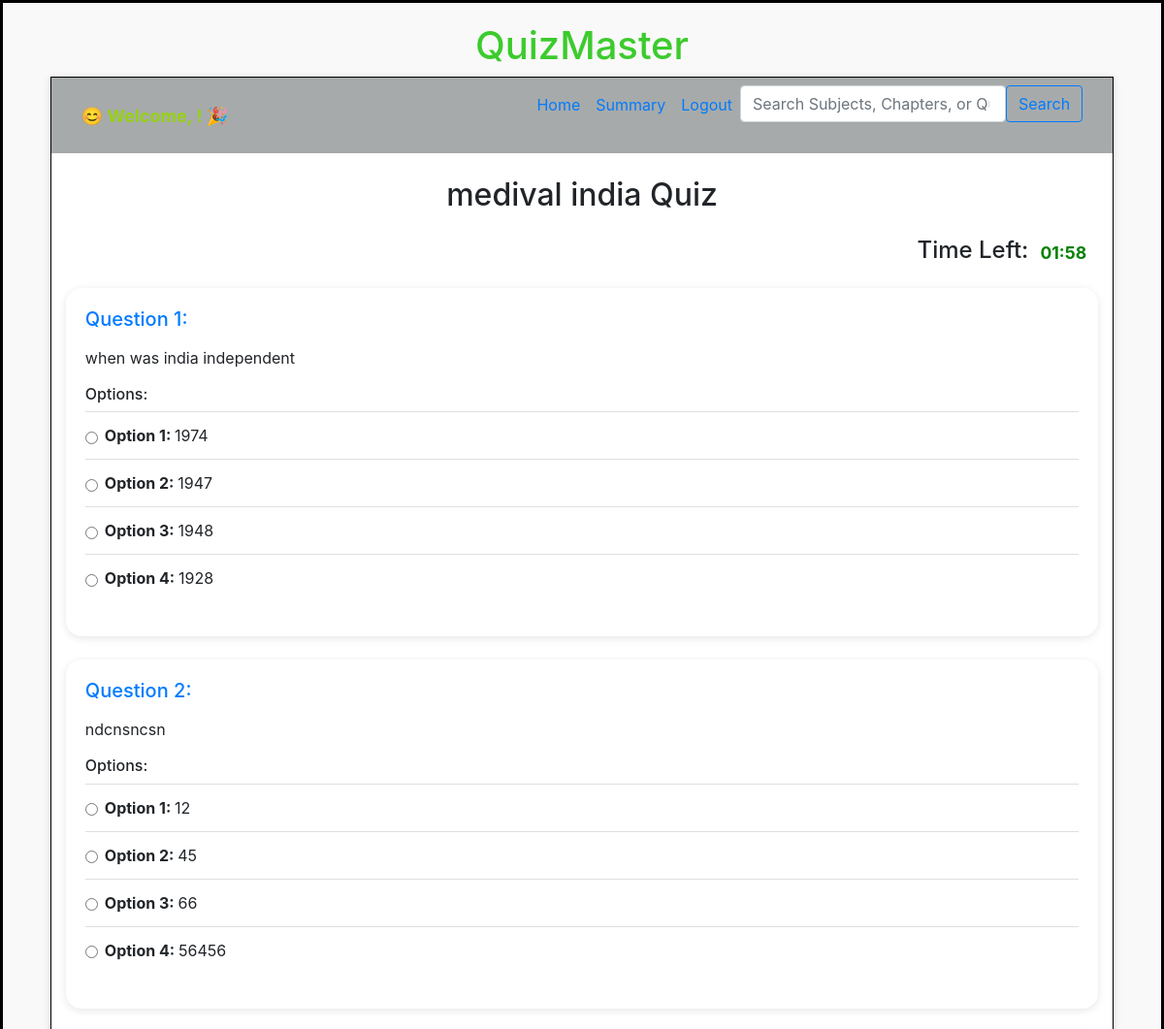
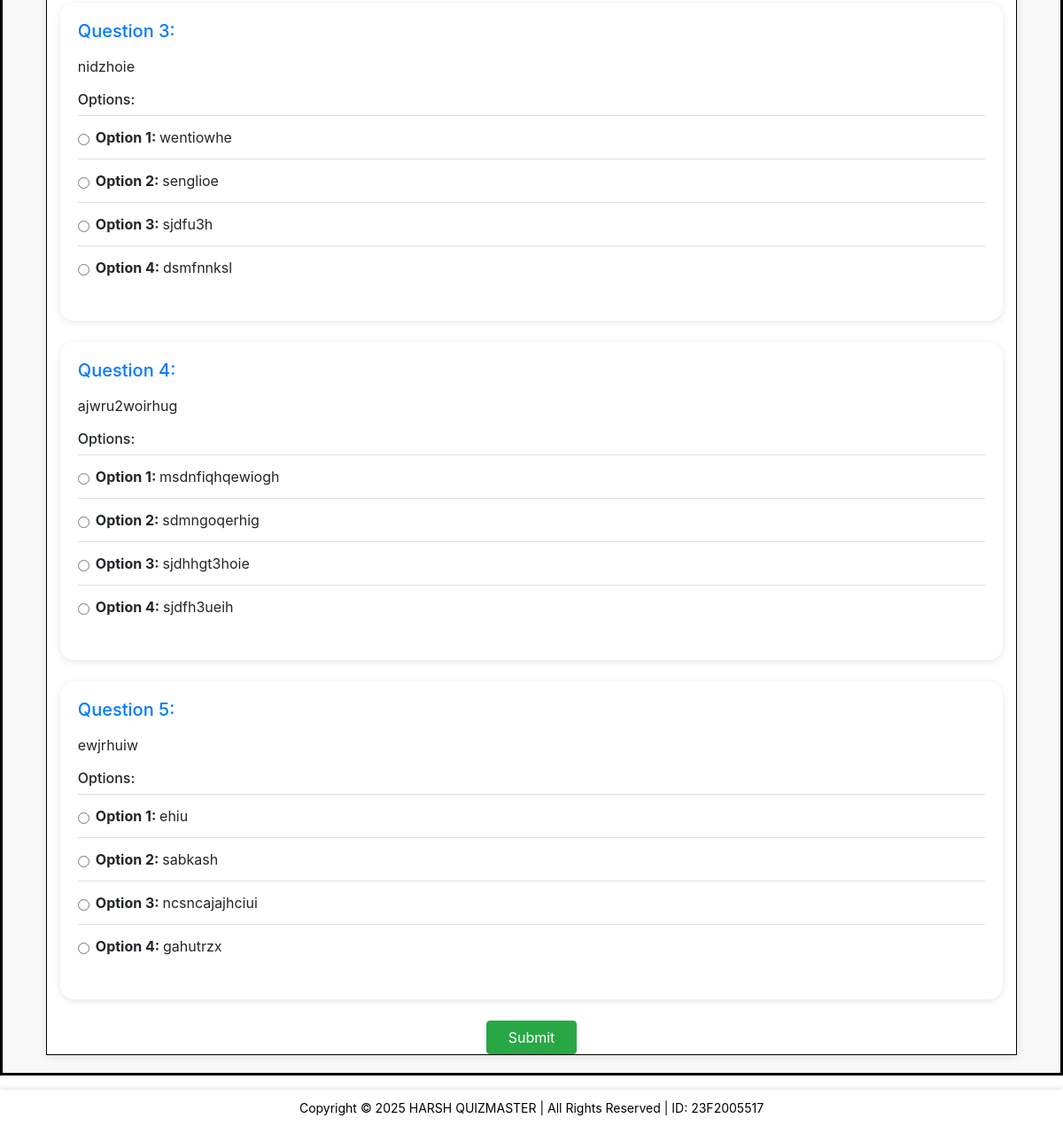
Page /questionss/2 on the committed database (2 pictures, top to bottom).
### backend/models.py (models this page shows)
class Quiz(db.Model):
    __tablename__ = "quiz"
    id = db.Column(db.Integer, primary_key=True)
    name = db.Column(db.String, nullable=False)
    date_of_quiz = db.Column(db.Date, nullable=False)
    time_duration = db.Column(db.Integer, nullable=False)
    remarks = db.Column(db.Text, nullable=True, default="No remarks")
    chapter_id = db.Column(db.Integer, db.ForeignKey("chapter.id"), nullable=False)
    scores = db.relationship("Score", cascade="all,delete", backref="quiz", lazy=True)
    questions = db.relationship("Question", cascade="all,delete", backref="quiz", lazy=True)

class Question(db.Model):
    __tablename__ = "question"
    id = db.Column(db.Integer, primary_key=True)
    question_statement = db.Column(db.Text, nullable=False)
    option1 = db.Column(db.Text, nullable=False)
    option2 = db.Column(db.Text, nullable=False)
    option3 = db.Column(db.Text, nullable=False)
    option4 = db.Column(db.Text, nullable=False)
    correct_option = db.Column(db.String, nullable=False)
    quiz_id = db.Column(db.Integer, db.ForeignKey("quiz.id"), nullable=False)

### backend/controllers.py (the view)
@app.route("/questionss/<int:quiz_id>", methods=["GET"])
def question_dashboard1(quiz_id):
    questions = Question.query.filter_by(quiz_id=quiz_id).all()
    quiz = Quiz.query.filter_by(id=quiz_id).first()
    return render_template("question_dashboard1.html", questions=questions, quiz=quiz)

### templates/question_dashboard1.html (shortened to what this page needs)
{% extends "user_layout.html" %}
{% block content %}
<h2 class="text-center my-4">{{ quiz.name }} Quiz</h2>
<div class="container">
    <h4 class="text-right mb-4">
        Time Left: <span id="timer"></span>
    </h4>
    <form method="POST" action="/submit_quiz/{{ quiz.id }}" id="quizForm">
        {% if questions %}
            {% for question in questions %}
                <div class="card mb-4 shadow-sm border-0" style="border-radius: 16px;">
                    <div class="card-body">
                        <h5 class="mb-3">
                            <span class="text-primary">Question {{ loop.index }}:</span>
                        </h5>
                        <p class="fs-5">{{ question.question_statement }}</p>
                        <h6 class="mt-3">Options:</h6>
                        <div class="list-group list-group-flush mb-3">
                            <label class="list-group-item d-flex align-items-center">
                                <input class="form-check-input me-2" type="radio" name="q{{ question.id }}" value="option1">
                                <strong class="me-2">Option 1:&nbsp;</strong> {{ question.option1 }}
                            </label>
                            <label class="list-group-item d-flex align-items-center">
                                <input class="form-check-input me-2" type="radio" name="q{{ question.id }}" value="option2">
                                <strong class="me-2">Option 2:&nbsp;</strong> {{ question.option2 }}
                            </label>
                            <label class="list-group-item d-flex align-items-center">
                                <input class="form-check-input me-2" type="radio" name="q{{ question.id }}" value="option3">
                                <strong class="me-2">Option 3:&nbsp;</strong> {{ question.option3 }}
                            </label>
                            <label class="list-group-item d-flex align-items-center">
                                <input class="form-check-input me-2" type="radio" name="q{{ question.id }}" value="option4">
                                <strong class="me-2">Option 4:&nbsp;</strong> {{ question.option4 }}
                            </label>
                        </div>
                    </div>
                </div>
            {% endfor %}
        {% else %}
            <p class="text-center">No questions available for this quiz.</p>
        {% endif %}
        <div class="d-flex justify-content-center">
            <button type="submit" class="btn btn-success px-4">Submit</button>
        </div>
    </form>
    <div id="timer" style="float: right; font-size: 24px; font-weight: bold; margin: 10px;"></div>
</div>
{% endblock %}

### static/styles/main.css (style rules this page uses)
* { margin: 0px; }
.card { border-radius: 10px; box-shadow: 0px 2px 8px rgba(0,0,0,0.1); }
.card-body { padding: 15px; }

### templates/question_dashboard1.html (style rules this page uses)
#timer { font-weight: bold; color: green; float: right; padding: 6px 12px; font-size: 1.1rem; }

### rows in the picture
Quiz: name "medival india"
Question: question_statement "when was india independent", option1 "1974", option2 "1947", option3 "1948", option4 "1928"
Question: question_statement "ndcnsncsn", option1 "12", option2 "45", option3 "66", option4 "56456"
Question: question_statement "nidzhoie", option1 "wentiowhe", option2 "senglioe", option3 "sjdfu3h", option4 "dsmfnnksl"
Question: question_statement "ajwru2woirhug", option1 "msdnfiqhqewiogh", option2 "sdmngoqerhig", option3 "sjdhhgt3hoie", option4 "sjdfh3ueih"
Question: question_statement "ewjrhuiw", option1 "ehiu", option2 "sabkash", option3 "ncsncajajhciui", option4 "gahutrzx"
